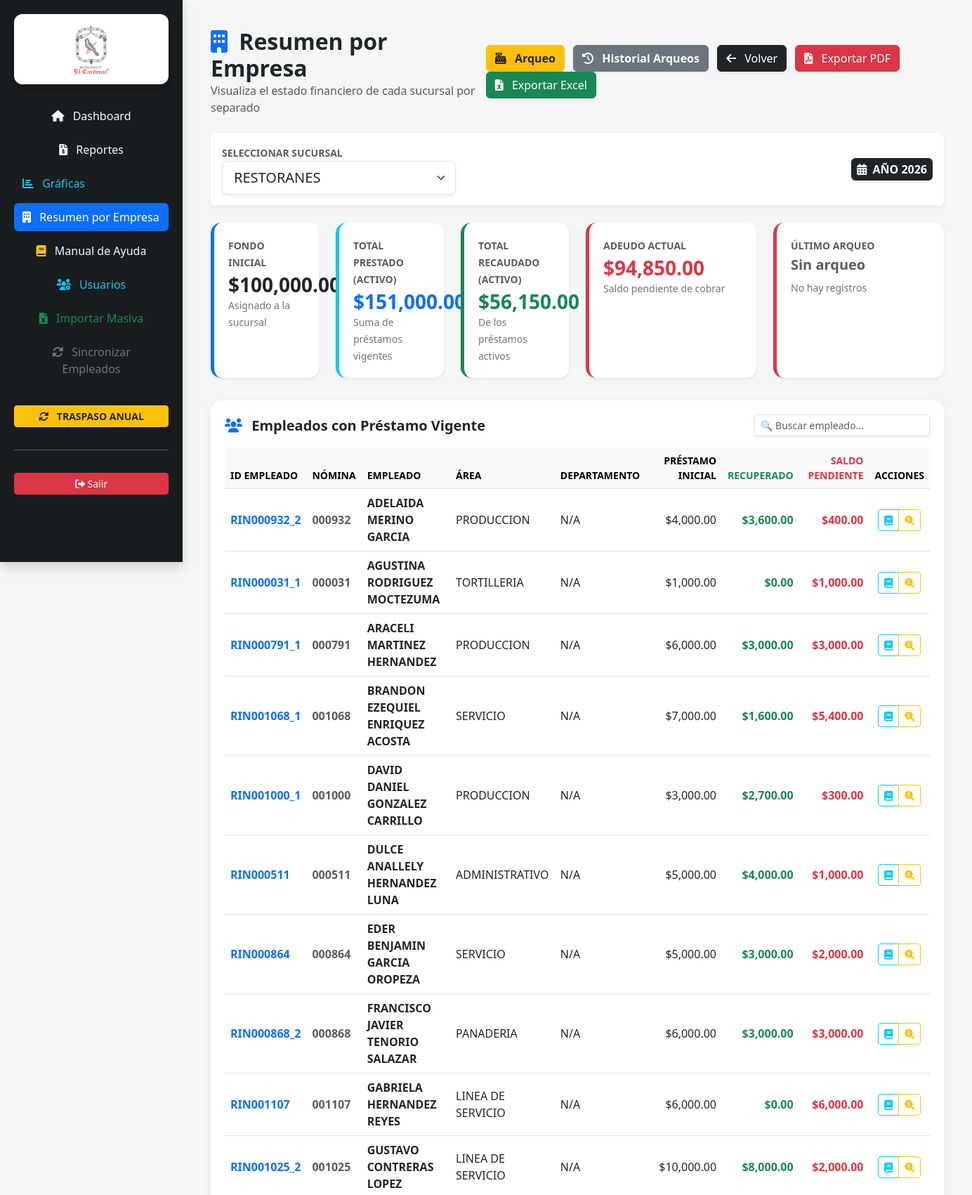
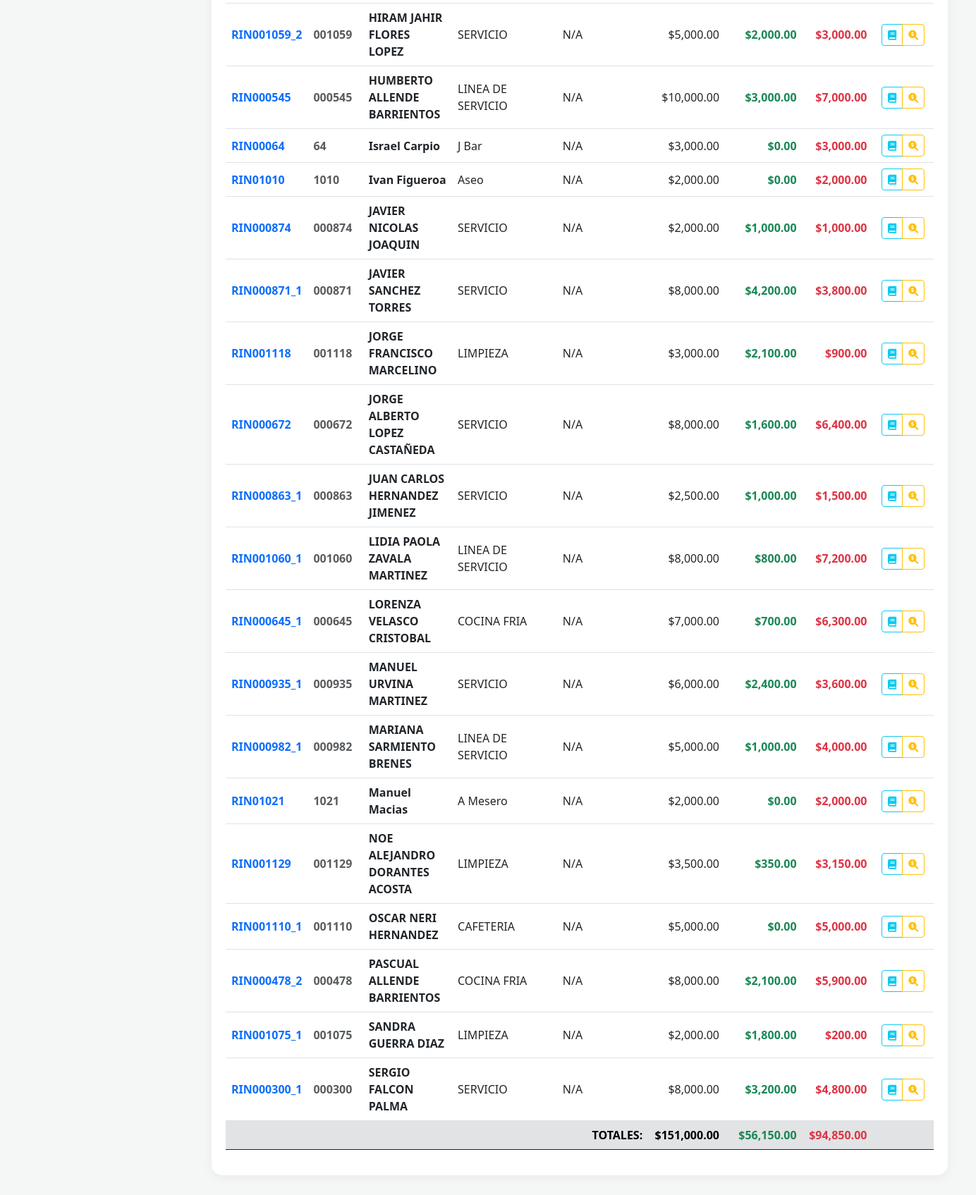
/resumen_empresa/RESTORANES (signed in), run on the app's committed database (2 pictures, top to bottom).
### tables this page shows
CREATE TABLE prestamos (
        id INTEGER PRIMARY KEY AUTOINCREMENT, nomina TEXT, empleado TEXT NOT NULL,
        area TEXT, monto_inicial REAL, saldo_pendiente REAL, fecha_otorgamiento TEXT, sucursal TEXT, semana_otorgada INTEGER, autoriza TEXT, motivo_adicional TEXT, id_empleado TEXT, fecha_ingreso TEXT, puesto TEXT);

### app.py (the view, shortened to what this page needs)
@app.route('/resumen_empresa/<sucursal>')
def resumen_empresa(sucursal):
    if not es_admin() and session.get('sucursal') != sucursal:
        return redirect(f'/resumen_empresa/{session.get("sucursal")}')
    sucursales_validas = ['TACUBA', 'BOMBILLA', 'RESTORANES', 'NAPOLES', 'BRIGAR', 'BGARI']
    if sucursal not in sucursales_validas:
        sucursal = 'TACUBA'
    conn = sqlite3.connect(DB_NAME, timeout=10.0)
    conn.row_factory = sqlite3.Row
    caja = conn.execute('SELECT saldo_inicial, saldo_actual FROM cajas WHERE sucursal = ?', (sucursal,)).fetchone()
    fondo_inicial = int(caja['saldo_inicial']) if caja else 0
    fondo_actual = int(caja['saldo_actual']) if caja else 0
    ultimo_arqueo = conn.execute('SELECT * FROM arqueos WHERE sucursal = ? ORDER BY fecha DESC LIMIT 1', (sucursal,)).fetchone()
    hoy = datetime.now()
    semana_actual = hoy.isocalendar()[1]
    arqueo_pendiente = False
    if not (es_admin() and sucursal != session.get('sucursal')):
        arqueo_hecho = conn.execute('SELECT id FROM arqueos WHERE sucursal = ? AND semana = ? AND strftime("%Y", fecha) = ?',
                                    (sucursal, semana_actual, str(hoy.year))).fetchone()
        if not arqueo_hecho:
            arqueo_pendiente = True
    historial_arqueos = conn.execute('SELECT * FROM arqueos WHERE sucursal = ? ORDER BY id DESC', (sucursal,)).fetchall()
    historial_arqueos_parsed = []
    prestamos_activos = conn.execute('''
        SELECT id, id_empleado, nomina, empleado, area, monto_inicial, saldo_pendiente, fecha_ingreso,
               (monto_inicial - saldo_pendiente) as recuperado
        FROM prestamos
        WHERE sucursal = ? AND saldo_pendiente > 0
        ORDER BY empleado ASC
    ''', (sucursal,)).fetchall()
    total_prestado = conn.execute('SELECT SUM(monto_inicial) FROM prestamos WHERE sucursal = ? AND saldo_pendiente > 0', (sucursal,)).fetchone()[0] or 0
    total_adeudo = conn.execute('SELECT SUM(saldo_pendiente) FROM prestamos WHERE sucursal = ? AND saldo_pendiente > 0', (sucursal,)).fetchone()[0] or 0
    total_recaudado = total_prestado - total_adeudo
    cajas = conn.execute('SELECT * FROM cajas').fetchall()
    usuarios_lista = conn.execute('SELECT * FROM usuarios WHERE username != "SISTEMAS"').fetchall()
    res_anio = conn.execute('SELECT fecha_otorgamiento FROM prestamos ORDER BY id DESC LIMIT 1').fetchone()
    anio_act = str(hoy.year)
    if res_anio and res_anio[0]:
        match = re.search(r'\d{4}', str(res_anio[0]))
        if match:
            anio_act = match.group()
    conn.close()
    return render_template('resumen_empresa.html',
                          sucursal=sucursal, sucursales=sucursales_validas,
                          fondo_inicial=fondo_inicial, fondo_actual=fondo_actual,
                          total_prestado=total_prestado, total_recaudado=total_recaudado,
                          total_adeudo=total_adeudo, prestamos=prestamos_activos,
                          anio_act=anio_act, admin=es_admin(), cajas=cajas,
                          usuarios=usuarios_lista, datetime=datetime,
                          arqueo_pendiente=arqueo_pendiente, historial_arqueos=historial_arqueos_parsed,
                          ultimo_arqueo=ultimo_arqueo)

### templates/resumen_empresa.html (shortened to what this page needs)
<!DOCTYPE html>
<html lang="es">
<head>
    <link href="https://cdn.jsdelivr.net/npm/bootstrap@5.3.0/dist/css/bootstrap.min.css" rel="stylesheet">
    <link rel="stylesheet" href="https://cdnjs.cloudflare.com/ajax/libs/font-awesome/6.0.0/css/all.min.css">
</head>
<body>
<div class="sidebar shadow text-center">
    <div class="logo-box">
        <img src="{{ url_for('static', filename='logo_cardenal.png') }}" alt="El Cardenal" class="img-fluid" style="max-height: 80px;">
    </div>
    <nav class="nav flex-column gap-2 text-start">
        <a href="/" class="btn btn-outline-light border-0 py-2"><i class="fas fa-home me-2"></i> Dashboard</a>
        <a href="/reportes" class="btn btn-outline-light border-0 py-2"><i class="fas fa-file-invoice-dollar me-2"></i> Reportes</a>
        <a href="/graficas" class="btn btn-outline-info border-0 py-2 text-start"><i class="fas fa-chart-bar me-2"></i> Gráficas</a>
        <a href="/resumen_empresa" class="btn btn-outline-primary border-0 py-2 text-start active"><i class="fas fa-building me-2"></i> Resumen por Empresa</a>
        <a href="{{ url_for('static', filename='manual_prestamos.pdf') }}" target="_blank" class="btn btn-outline-light border-0 py-2"><i class="fas fa-book me-2 text-warning"></i> Manual de Ayuda</a>
        {% if admin %}
        <button class="btn btn-outline-info border-0 py-2" data-bs-toggle="modal" data-bs-target="#modalUsuarios"><i class="fas fa-users-cog me-2"></i> Usuarios</button>
        <button class="btn btn-outline-success border-0 py-2" data-bs-toggle="modal" data-bs-target="#modalExcel"><i class="fas fa-file-excel me-2"></i> Importar Masiva</button>
        <button class="btn btn-outline-secondary border-0 py-2" data-bs-toggle="modal" data-bs-target="#modalSincronizar"><i class="fas fa-sync-alt me-2"></i> Sincronizar Empleados</button>
        <button class="btn btn-warning text-dark fw-bold btn-sm mt-4 shadow" data-bs-toggle="modal" data-bs-target="#modalAnio"><i class="fas fa-sync-alt me-2"></i> TRASPASO ANUAL</button>
        {% endif %}
        <hr class="opacity-25 mt-4">
        <a href="/logout" class="btn btn-danger btn-sm w-100 mt-2 mb-3"><i class="fas fa-sign-out-alt"></i> Salir</a>
    </nav>
</div>
<div class="main-content">
    <div class="d-flex justify-content-between align-items-center mb-4">
        <div>
            <h2 class="fw-bold text-dark mb-0"><i class="fas fa-building me-2 text-primary"></i> Resumen por Empresa</h2>
            <p class="text-muted mb-0">Visualiza el estado financiero de cada sucursal por separado</p>
        </div>
        <div class="no-print">
            {% if admin %}
            <button class="btn btn-warning shadow-sm text-dark fw-bold me-2" data-bs-toggle="modal" data-bs-target="#modalArqueo"><i class="fas fa-cash-register me-2"></i> Arqueo</button>
            {% endif %}
            <button class="btn btn-secondary shadow-sm fw-bold me-2" data-bs-toggle="modal" data-bs-target="#modalHistorialArqueos"><i class="fas fa-history me-2"></i> Historial Arqueos</button>
            <a href="/" class="btn btn-dark shadow-sm me-2"><i class="fas fa-arrow-left me-2"></i> Volver</a>
            <button onclick="exportarPDF()" class="btn btn-danger shadow-sm"><i class="fas fa-file-pdf me-2"></i> Exportar PDF</button>
            <button onclick="exportarExcel()" class="btn btn-success shadow-sm"><i class="fas fa-file-excel me-2"></i> Exportar Excel</button>
        </div>
    </div>
    <div class="card p-3 shadow-sm mb-4 bg-white border-0 no-print">
        <div class="row align-items-center">
            <div class="col-md-8">
                <label class="fw-bold text-muted text-uppercase small">Seleccionar Sucursal</label>
                {% if admin %}
                <select id="selectorSucursal" class="form-select form-select-lg w-50 shadow-sm" onchange="location = '/resumen_empresa/' + this.value;">
                    {% for s in sucursales %}
                    <option value="{{ s }}" {% if s == sucursal %}selected{% endif %}>{{ s }}</option>
                    {% endfor %}
                </select>
                {% else %}
                <input type="text" class="form-control form-control-lg w-50 bg-light fw-bold text-center" value="{{ sucursal }}" readonly>
                {% endif %}
            </div>
            <div class="col-md-4 text-end">
                <span class="badge bg-dark fs-6 p-2"><i class="fas fa-calendar-alt me-1"></i> AÑO {{ anio_act }}</span>
            </div>
        </div>
    </div>
    <div class="row mb-4">
        <div class="col-lg-2 col-md-4 mb-2">
            <div class="kpi-card shadow-sm border-primary">
                <small class="text-muted fw-bold text-uppercase">Fondo Inicial</small>
                <h3 class="fw-bold text-dark mb-0 mt-1">${{ "{:,.2f}".format(fondo_inicial) }}</h3>
                <small class="text-secondary">Asignado a la sucursal</small>
            </div>
        </div>
        <div class="col-lg-2 col-md-4 mb-2">
            <div class="kpi-card shadow-sm border-info">
                <small class="text-muted fw-bold text-uppercase">Total Prestado (Activo)</small>
                <h3 class="fw-bold text-primary mb-0 mt-1">${{ "{:,.2f}".format(total_prestado) }}</h3>
                <small class="text-secondary">Suma de préstamos vigentes</small>
            </div>
        </div>
        <div class="col-lg-2 col-md-4 mb-2">
            <div class="kpi-card shadow-sm border-success">
                <small class="text-muted fw-bold text-uppercase">Total Recaudado (Activo)</small>
                <h3 class="fw-bold text-success mb-0 mt-1">${{ "{:,.2f}".format(total_recaudado) }}</h3>
                <small class="text-secondary">De los préstamos activos</small>
            </div>
        </div>
        <div class="col-lg-3 col-md-4 mb-2">
            <div class="kpi-card shadow-sm border-danger">
                <small class="text-muted fw-bold text-uppercase">Adeudo Actual</small>
                <h3 class="fw-bold text-danger mb-0 mt-1">${{ "{:,.2f}".format(total_adeudo) }}</h3>
                <small class="text-secondary">Saldo pendiente de cobrar</small>
            </div>
        </div>
        <div class="col-lg-3 col-md-4 mb-2">
            <div class="kpi-card shadow-sm border-{{ 'success' if ultimo_arqueo and ultimo_arqueo.diferencia == 0 else 'danger' }}"
                 style="border-left-color: {{ '#28a745' if ultimo_arqueo and ultimo_arqueo.diferencia == 0 else '#dc3545' }};">
                <small class="text-muted fw-bold text-uppercase">Último Arqueo</small>
                {% if ultimo_arqueo %}
                    <h5 class="fw-bold mb-0 mt-1">
                        {{ ultimo_arqueo.fecha.split(' ')[0] }}
                        <span class="badge {{ 'bg-success' if ultimo_arqueo.diferencia == 0 else 'bg-danger' }} badge-estatus">
                            {{ 'CUADRADO' if ultimo_arqueo.diferencia == 0 else 'DIFERENCIA' }}
                        </span>
                    </h5>
                    <div class="mt-1">
                        <span class="fw-bold {{ 'text-success' if ultimo_arqueo.diferencia == 0 else 'text-danger' }}">
                            Diferencia: ${{ "{:,.2f}".format(ultimo_arqueo.diferencia) }}
                        </span>
                    </div>
                    <small class="text-muted">Semana {{ ultimo_arqueo.semana }} · {{ ultimo_arqueo.usuario }}</small>
                {% else %}
                    <h5 class="fw-bold text-muted mt-1">Sin arqueo</h5>
                    <small class="text-secondary">No hay registros</small>
                {% endif %}
            </div>
        </div>
    </div>
    <div class="table-container" id="tablaContainer">
        <div class="d-flex justify-content-between align-items-center mb-3 no-print">
            <h5 class="fw-bold mb-0"><i class="fas fa-users me-2 text-primary"></i> Empleados con Préstamo Vigente</h5>
            <div>
                <input type="text" id="busqueda" class="form-control form-control-sm shadow-sm" placeholder="🔍 Buscar empleado..." style="width: 250px;" onkeyup="filtrarTabla()">
            </div>
        </div>
        <table class="table table-hover align-middle" id="tablaEmpleados">
            <thead class="table-light text-uppercase small">
                <tr>
                    <th>ID Empleado</th>
                    <th>Nómina</th>
                    <th>Empleado</th>
                    <th>Área</th>
                    <th>DEPARTAMENTO</th>
                    <th class="text-end">Préstamo Inicial</th>
                    <th class="text-end text-success">Recuperado</th>
                    <th class="text-end text-danger">Saldo Pendiente</th>
                    <th class="text-center no-print">Acciones</th>
                </tr>
            </thead>
            <tbody>
                {% set total_prestado_suma = namespace(valor=0) %}
                {% set total_recuperado_suma = namespace(valor=0) %}
                {% set total_pendiente_suma = namespace(valor=0) %}
                {% for p in prestamos %}
                    {% set total_prestado_suma.valor = total_prestado_suma.valor + p.monto_inicial %}
                    {% set total_recuperado_suma.valor = total_recuperado_suma.valor + p.recuperado %}
                    {% set total_pendiente_suma.valor = total_pendiente_suma.valor + p.saldo_pendiente %}
                <tr>
                    <td class="fw-bold text-primary">{{ p.id_empleado or 'N/A' }}</td>
                    <td class="text-muted fw-bold">{{ p.nomina }}</td>
                    <td class="fw-bold">{{ p.empleado }}</td>
                    <td>{{ p.area }}</td>
                    <td>{{ p.puesto or 'N/A' }}</td>
                    <td class="text-end">${{ "{:,.2f}".format(p.monto_inicial) }}</td>
                    <td class="text-end text-success fw-bold">${{ "{:,.2f}".format(p.recuperado) }}</td>
                    <td class="text-end text-danger fw-bold">${{ "{:,.2f}".format(p.saldo_pendiente) }}</td>
                    <td class="text-center no-print">
                        <div class="btn-group">
                            <a href="/reporte/kardex_empleado" class="btn btn-sm btn-outline-info" title="Ver Kardex" onclick="event.preventDefault(); document.getElementById('formKardex{{ p.id }}').submit();">
                                <i class="fas fa-book"></i>
                            </a>
                            <a href="/auditar_abonos/{{ p.id }}" class="btn btn-sm btn-outline-warning" title="Auditar Abonos">
                                <i class="fas fa-search-dollar"></i>
                            </a>
                        </div>
                    </td>
                </tr>
                {% else %}
                <tr><td colspan="9" class="text-center text-muted py-4">No hay empleados con préstamos activos en esta sucursal.</td></tr>
                {% endfor %}
            </tbody>
            <tfoot class="table-secondary fw-bold border-top border-dark">
                <tr>
                    <td colspan="5" class="text-end text-uppercase">TOTALES:</td>
                    <td class="text-end" id="total_prestado_foot">${{ "{:,.2f}".format(total_prestado_suma.valor) }}</td>
                    <td class="text-end text-success" id="total_recuperado_foot">${{ "{:,.2f}".format(total_recuperado_suma.valor) }}</td>
                    <td class="text-end text-danger" id="total_pendiente_foot">${{ "{:,.2f}".format(total_pendiente_suma.valor) }}</td>
                    <td class="no-print"></td>
                </tr>
            </tfoot>
        </table>
    </div>
</div>
</body>
</html>

### data on the page
prestamos: id_empleado "RIN000932_2", nomina "000932", empleado "ADELAIDA MERINO GARCIA", area "PRODUCCION", puesto "N/A", monto_inicial "4,000.00", recuperado "3,600.00", saldo_pendiente "400.00"
prestamos: id_empleado "RIN000031_1", nomina "000031", empleado "AGUSTINA RODRIGUEZ MOCTEZUMA", area "TORTILLERIA", puesto "N/A", monto_inicial "1,000.00", recuperado "0.00", saldo_pendiente "1,000.00"
prestamos: id_empleado "RIN000791_1", nomina "000791", empleado "ARACELI MARTINEZ HERNANDEZ", area "PRODUCCION", puesto "N/A", monto_inicial "6,000.00", recuperado "3,000.00", saldo_pendiente "3,000.00"
prestamos: id_empleado "RIN001068_1", nomina "001068", empleado "BRANDON EZEQUIEL ENRIQUEZ ACOSTA", area "SERVICIO", puesto "N/A", monto_inicial "7,000.00", recuperado "1,600.00", saldo_pendiente "5,400.00"
prestamos: id_empleado "RIN001000_1", nomina "001000", empleado "DAVID DANIEL GONZALEZ CARRILLO", area "PRODUCCION", puesto "N/A", monto_inicial "3,000.00", recuperado "2,700.00", saldo_pendiente "300.00"
prestamos: id_empleado "RIN000511", nomina "000511", empleado "DULCE ANALLELY HERNANDEZ LUNA", area "ADMINISTRATIVO", puesto "N/A", monto_inicial "5,000.00", recuperado "4,000.00", saldo_pendiente "1,000.00"
prestamos: id_empleado "RIN000864", nomina "000864", empleado "EDER BENJAMIN GARCIA OROPEZA", area "SERVICIO", puesto "N/A", monto_inicial "5,000.00", recuperado "3,000.00", saldo_pendiente "2,000.00"
prestamos: id_empleado "RIN000868_2", nomina "000868", empleado "FRANCISCO JAVIER TENORIO SALAZAR", area "PANADERIA", puesto "N/A", monto_inicial "6,000.00", recuperado "3,000.00", saldo_pendiente "3,000.00"
prestamos: id_empleado "RIN001107", nomina "001107", empleado "GABRIELA HERNANDEZ REYES", area "LINEA DE SERVICIO", puesto "N/A", monto_inicial "6,000.00", recuperado "0.00", saldo_pendiente "6,000.00"
prestamos: id_empleado "RIN001025_2", nomina "001025", empleado "GUSTAVO CONTRERAS LOPEZ", area "LINEA DE SERVICIO", puesto "N/A", monto_inicial "10,000.00", recuperado "8,000.00", saldo_pendiente "2,000.00"
prestamos: id_empleado "RIN001059_2", nomina "001059", empleado "HIRAM JAHIR FLORES LOPEZ", area "SERVICIO", puesto "N/A", monto_inicial "5,000.00", recuperado "2,000.00", saldo_pendiente "3,000.00"
prestamos: id_empleado "RIN000545", nomina "000545", empleado "HUMBERTO ALLENDE BARRIENTOS", area "LINEA DE SERVICIO", puesto "N/A", monto_inicial "10,000.00", recuperado "3,000.00", saldo_pendiente "7,000.00"
prestamos: id_empleado "RIN00064", nomina "64", empleado "Israel Carpio", area "J Bar", puesto "N/A", monto_inicial "3,000.00", recuperado "0.00", saldo_pendiente "3,000.00"
prestamos: id_empleado "RIN01010", nomina "1010", empleado "Ivan Figueroa", area "Aseo", puesto "N/A", monto_inicial "2,000.00", recuperado "0.00", saldo_pendiente "2,000.00"
prestamos: id_empleado "RIN000874", nomina "000874", empleado "JAVIER NICOLAS JOAQUIN", area "SERVICIO", puesto "N/A", monto_inicial "2,000.00", recuperado "1,000.00", saldo_pendiente "1,000.00"
prestamos: id_empleado "RIN000871_1", nomina "000871", empleado "JAVIER SANCHEZ TORRES", area "SERVICIO", puesto "N/A", monto_inicial "8,000.00", recuperado "4,200.00", saldo_pendiente "3,800.00"
prestamos: id_empleado "RIN001118", nomina "001118", empleado "JORGE FRANCISCO MARCELINO", area "LIMPIEZA", puesto "N/A", monto_inicial "3,000.00", recuperado "2,100.00", saldo_pendiente "900.00"
prestamos: id_empleado "RIN000672", nomina "000672", empleado "JORGE ALBERTO LOPEZ CASTAÑEDA", area "SERVICIO", puesto "N/A", monto_inicial "8,000.00", recuperado "1,600.00", saldo_pendiente "6,400.00"
prestamos: id_empleado "RIN000863_1", nomina "000863", empleado "JUAN CARLOS HERNANDEZ JIMENEZ", area "SERVICIO", puesto "N/A", monto_inicial "2,500.00", recuperado "1,000.00", saldo_pendiente "1,500.00"
prestamos: id_empleado "RIN001060_1", nomina "001060", empleado "LIDIA PAOLA ZAVALA MARTINEZ", area "LINEA DE SERVICIO", puesto "N/A", monto_inicial "8,000.00", recuperado "800.00", saldo_pendiente "7,200.00"
prestamos: id_empleado "RIN000645_1", nomina "000645", empleado "LORENZA VELASCO CRISTOBAL", area "COCINA FRIA", puesto "N/A", monto_inicial "7,000.00", recuperado "700.00", saldo_pendiente "6,300.00"
prestamos: id_empleado "RIN000935_1", nomina "000935", empleado "MANUEL URVINA MARTINEZ", area "SERVICIO", puesto "N/A", monto_inicial "6,000.00", recuperado "2,400.00", saldo_pendiente "3,600.00"
prestamos: id_empleado "RIN000982_1", nomina "000982", empleado "MARIANA SARMIENTO BRENES", area "LINEA DE SERVICIO", puesto "N/A", monto_inicial "5,000.00", recuperado "1,000.00", saldo_pendiente "4,000.00"
prestamos: id_empleado "RIN01021", nomina "1021", empleado "Manuel Macias", area "A Mesero", puesto "N/A", monto_inicial "2,000.00", recuperado "0.00", saldo_pendiente "2,000.00"
prestamos: id_empleado "RIN001129", nomina "001129", empleado "NOE ALEJANDRO DORANTES ACOSTA", area "LIMPIEZA", puesto "N/A", monto_inicial "3,500.00", recuperado "350.00", saldo_pendiente "3,150.00"
prestamos: id_empleado "RIN001110_1", nomina "001110", empleado "OSCAR NERI HERNANDEZ", area "CAFETERIA", puesto "N/A", monto_inicial "5,000.00", recuperado "0.00", saldo_pendiente "5,000.00"
prestamos: id_empleado "RIN000478_2", nomina "000478", empleado "PASCUAL ALLENDE BARRIENTOS", area "COCINA FRIA", puesto "N/A", monto_inicial "8,000.00", recuperado "2,100.00", saldo_pendiente "5,900.00"
prestamos: id_empleado "RIN001075_1", nomina "001075", empleado "SANDRA GUERRA DIAZ", area "LIMPIEZA", puesto "N/A", monto_inicial "2,000.00", recuperado "1,800.00", saldo_pendiente "200.00"
prestamos: id_empleado "RIN000300_1", nomina "000300", empleado "SERGIO FALCON PALMA", area "SERVICIO", puesto "N/A", monto_inicial "8,000.00", recuperado "3,200.00", saldo_pendiente "4,800.00"

### other printed values
{{ anio_act }} "2026"
{{ "{:,.2f}".format(fondo_inicial) }} "100,000.00"
{{ "{:,.2f}".format(total_prestado) }} "151,000.00"
{{ "{:,.2f}".format(total_recaudado) }} "56,150.00"
{{ "{:,.2f}".format(total_adeudo) }} "94,850.00"
{{ "{:,.2f}".format(total_prestado_suma.valor) }} "151,000.00"
{{ "{:,.2f}".format(total_recuperado_suma.valor) }} "56,150.00"
{{ "{:,.2f}".format(total_pendiente_suma.valor) }} "94,850.00"
form field value "RESTORANES"
